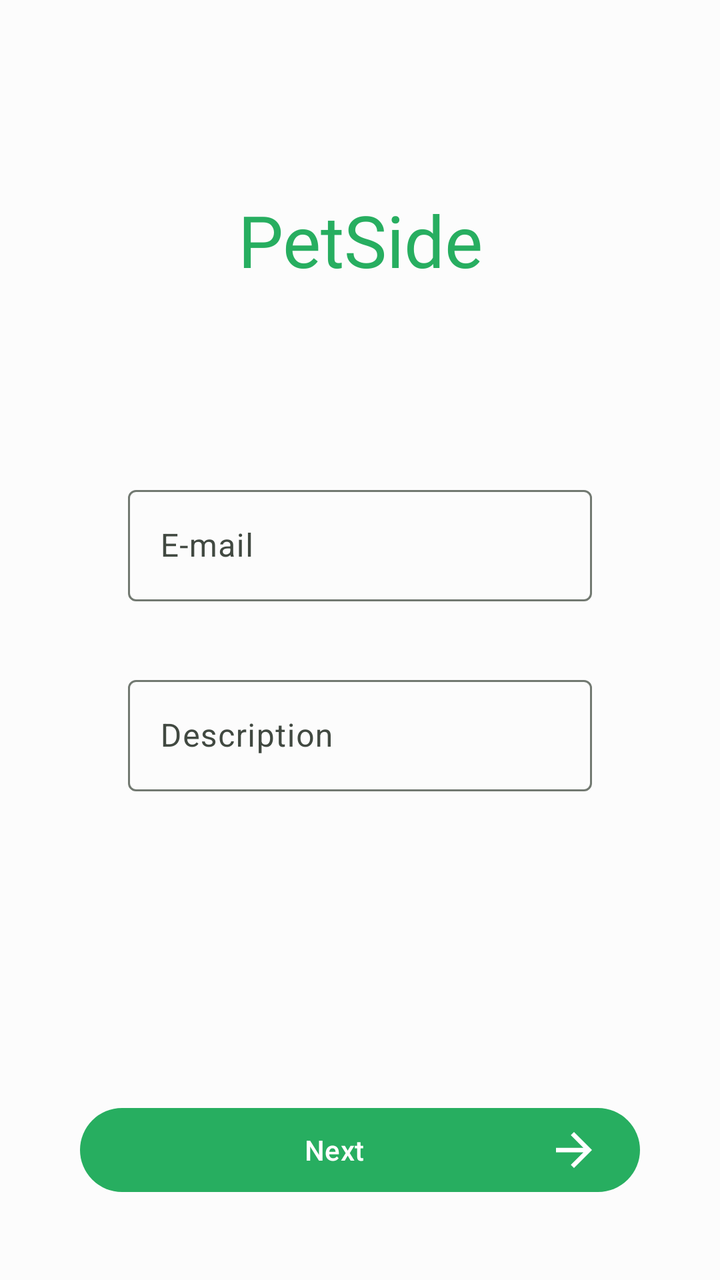
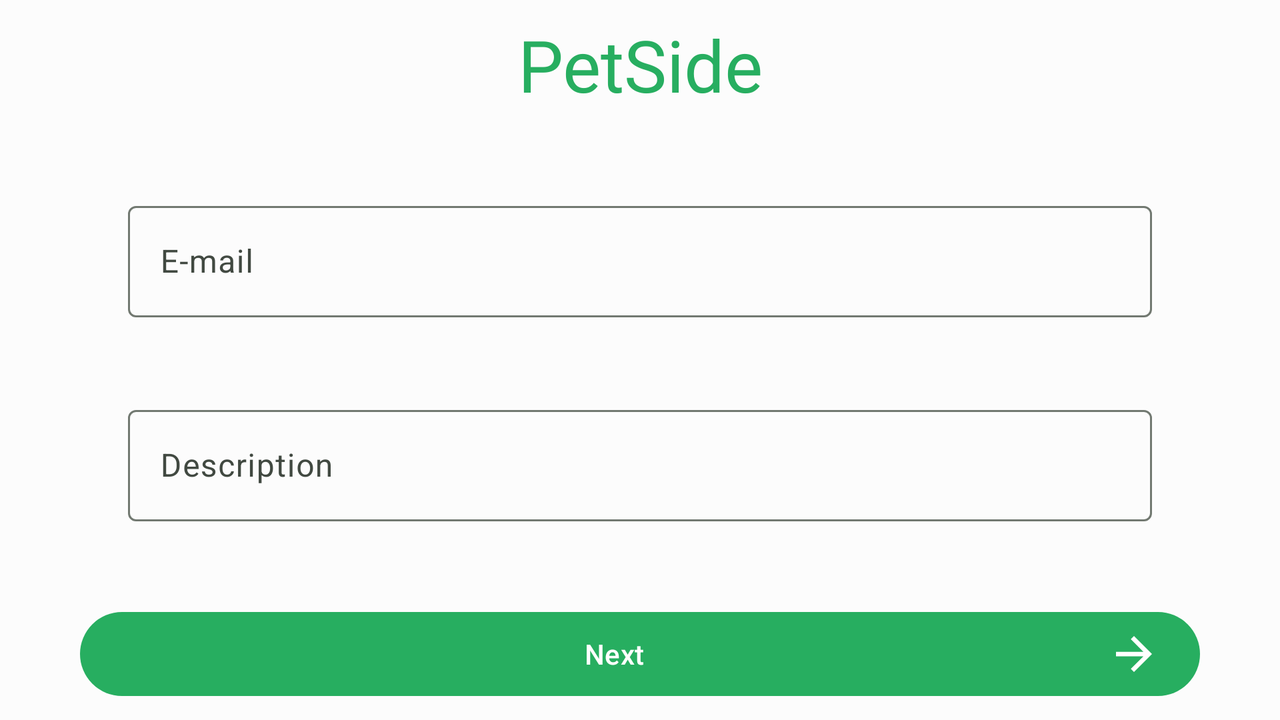

Compare how this app lays out the same screen by default and in its alternative resource folder. The renders come first, then the two layout files and the values they reference.
<!-- AndroidManifest.xml: application theme Theme.FragmentVM -->
<!-- res/layout/login_fragment.xml -->
<?xml version="1.0" encoding="utf-8"?>
<androidx.constraintlayout.widget.ConstraintLayout xmlns:android="http://schemas.android.com/apk/res/android"
    xmlns:app="http://schemas.android.com/apk/res-auto"
    xmlns:tools="http://schemas.android.com/tools"
    android:layout_width="match_parent"
    android:layout_height="match_parent"
    tools:context=".screen.login.LoginFragment">

    <include
        android:id="@+id/include"
        layout="@layout/header"
        android:layout_width="0dp"
        android:layout_height="wrap_content"
        app:layout_constraintBottom_toTopOf="@id/tilEmail"
        app:layout_constraintEnd_toEndOf="parent"
        app:layout_constraintStart_toStartOf="parent"
        app:layout_constraintTop_toTopOf="parent" />

    <com.google.android.material.textfield.TextInputLayout
        android:id="@+id/tilEmail"
        android:layout_width="0dp"
        android:layout_height="wrap_content"
        android:layout_marginStart="64dp"
        android:layout_marginTop="85dp"
        android:layout_marginEnd="64dp"
        android:hint="@string/email"
        app:layout_constraintBottom_toTopOf="@id/tilDescription"
        app:layout_constraintEnd_toEndOf="parent"
        app:layout_constraintHorizontal_bias="0.5"
        app:layout_constraintStart_toStartOf="parent"
        app:layout_constraintTop_toTopOf="parent"
        app:layout_constraintVertical_chainStyle="packed">

        <com.google.android.material.textfield.TextInputEditText
            android:id="@+id/edtEmail"
            android:layout_width="match_parent"
            android:layout_height="wrap_content"
            android:inputType="textEmailAddress" />
    </com.google.android.material.textfield.TextInputLayout>

    <com.google.android.material.textfield.TextInputLayout
        android:id="@+id/tilDescription"
        android:layout_width="0dp"
        android:layout_height="wrap_content"
        android:layout_marginStart="64dp"
        android:layout_marginTop="34dp"
        android:layout_marginEnd="64dp"
        android:hint="@string/description"
        app:layout_constraintBottom_toTopOf="@id/btnLogin"
        app:layout_constraintEnd_toEndOf="parent"
        app:layout_constraintHorizontal_bias="0.5"
        app:layout_constraintStart_toStartOf="parent"
        app:layout_constraintTop_toBottomOf="@id/tilEmail">

        <com.google.android.material.textfield.TextInputEditText
            android:id="@+id/edtDescription"
            android:layout_width="match_parent"
            android:layout_height="wrap_content"
            android:inputType="text" />
    </com.google.android.material.textfield.TextInputLayout>

    <Button
        android:id="@+id/btnLogin"
        android:layout_width="0dp"
        android:layout_height="50dp"
        android:layout_marginStart="40dp"
        android:layout_marginEnd="40dp"
        android:layout_marginBottom="40dp"
        android:text="@string/btnNext"
        app:icon="@drawable/ic_arrow"
        app:iconGravity="end"
        app:layout_constraintBottom_toBottomOf="parent"
        app:layout_constraintEnd_toEndOf="parent"
        app:layout_constraintStart_toStartOf="parent" />
</androidx.constraintlayout.widget.ConstraintLayout>
<!-- res/layout/header.xml (included above) -->
<?xml version="1.0" encoding="utf-8"?>
<androidx.constraintlayout.widget.ConstraintLayout xmlns:android="http://schemas.android.com/apk/res/android"
    xmlns:app="http://schemas.android.com/apk/res-auto"
    android:layout_width="match_parent"
    android:layout_height="wrap_content">

    <TextView
        android:id="@+id/textView"
        android:layout_width="0dp"
        android:layout_height="wrap_content"
        android:fontFamily="@font/inter400"
        android:gravity="center|top"
        android:text="@string/app_name"
        android:textColor="@color/md_theme_light_primary"
        android:textSize="36sp"
        app:layout_constraintEnd_toEndOf="parent"
        app:layout_constraintStart_toStartOf="parent"
        app:layout_constraintTop_toTopOf="parent" />
</androidx.constraintlayout.widget.ConstraintLayout>
<!-- resources referenced by this layout -->
<resources>
  <color name="md_theme_light_primary">#27AE60</color>
  <!-- drawable ic_arrow (drawable) -->
  <vector xmlns:android="http://schemas.android.com/apk/res/android"
      android:width="16dp"
      android:height="16dp"
      android:viewportWidth="16"
      android:viewportHeight="16">
      <path
          android:fillColor="#ffffff"
          android:pathData="M0,7H12.17L6.58,1.41L8,0L16,8L8,16L6.59,14.59L12.17,9H0V7Z" />
  </vector>
  <string name="app_name">PetSide</string>
  <string name="btnNext">Next</string>
  <string name="description">Description</string>
  <string name="email">E-mail</string>
  <color name="md_theme_light_onPrimary">#FFFFFF</color>
  <color name="md_theme_light_primaryContainer">#7EFBA4</color>
  <color name="md_theme_light_onPrimaryContainer">#00210B</color>
  <color name="md_theme_light_secondary">#006E02</color>
  <color name="md_theme_light_onSecondary">#FFFFFF</color>
  <color name="md_theme_light_secondaryContainer">#75FF6A</color>
  <color name="md_theme_light_onSecondaryContainer">#002200</color>
  <color name="md_theme_light_tertiary">#3A656F</color>
  <color name="md_theme_light_onTertiary">#FFFFFF</color>
  <color name="md_theme_light_tertiaryContainer">#BEEAF5</color>
  <color name="md_theme_light_onTertiaryContainer">#001F25</color>
  <color name="md_theme_light_error">#BA1B1B</color>
  <color name="md_theme_light_errorContainer">#FFDAD4</color>
  <color name="md_theme_light_onError">#FFFFFF</color>
  <color name="md_theme_light_onErrorContainer">#410001</color>
  <color name="md_theme_light_background">#FCFCFC</color>
  <color name="md_theme_light_onBackground">#201A1A</color>
  <color name="md_theme_light_surface">#FCFCFC</color>
  <color name="md_theme_light_onSurface">#201A1A</color>
  <color name="md_theme_light_surfaceVariant">#DDE4DA</color>
  <color name="md_theme_light_onSurfaceVariant">#414941</color>
  <color name="md_theme_light_outline">#727971</color>
  <color name="md_theme_light_inverseOnSurface">#FBEEED</color>
  <color name="md_theme_light_inverseSurface">#362F2F</color>
  <color name="md_theme_light_primaryInverse">#61DE8A</color>
  <style name="Widget.App.CircularProgressIndicator" parent="Widget.Material3.CircularProgressIndicator">
          <item name="materialThemeOverlay">@style/ThemeOverlay.App.CircularProgressIndicator</item>
      </style>
  <color name="navbarColor">#219653</color>
  <style name="ThemeOverlay.App.CircularProgressIndicator" parent="">
          <item name="colorPrimary">@color/progress_indicator</item>
      </style>
  <color name="progress_indicator">#03DAC5</color>
  <!-- some entries are left out for length -->
</resources>
<!-- res/layout-land/login_fragment.xml (the repository's variant of the layout above) -->
<!-- drawn on the phone turned sideways -->
<?xml version="1.0" encoding="utf-8"?>
<androidx.constraintlayout.widget.ConstraintLayout xmlns:android="http://schemas.android.com/apk/res/android"
    xmlns:app="http://schemas.android.com/apk/res-auto"
    xmlns:tools="http://schemas.android.com/tools"
    android:layout_width="match_parent"
    android:layout_height="match_parent"
    tools:context=".ui.fragments.LoginFragment">

    <include
        android:id="@+id/include"
        layout="@layout/header"
        android:layout_width="0dp"
        android:layout_height="wrap_content"
        android:layout_marginTop="8dp"
        app:layout_constraintEnd_toEndOf="parent"
        app:layout_constraintStart_toStartOf="parent"
        app:layout_constraintTop_toTopOf="parent" />

    <com.google.android.material.textfield.TextInputLayout
        android:id="@+id/tilEmail"
        android:layout_width="0dp"
        android:layout_height="wrap_content"
        android:layout_marginStart="64dp"
        android:layout_marginEnd="64dp"
        android:hint="@string/email"
        app:layout_constraintBottom_toTopOf="@id/tilDescription"
        app:layout_constraintEnd_toEndOf="parent"
        app:layout_constraintStart_toStartOf="parent"
        app:layout_constraintTop_toBottomOf="@id/include">

        <com.google.android.material.textfield.TextInputEditText
            android:id="@+id/edtEmail"
            android:layout_width="match_parent"
            android:layout_height="wrap_content"
            android:inputType="textEmailAddress" />
    </com.google.android.material.textfield.TextInputLayout>

    <com.google.android.material.textfield.TextInputLayout
        android:id="@+id/tilDescription"
        android:layout_width="0dp"
        android:layout_height="wrap_content"
        android:layout_marginStart="64dp"
        android:layout_marginEnd="64dp"
        android:hint="@string/description"
        app:layout_constraintBottom_toTopOf="@id/btnLogin"
        app:layout_constraintEnd_toEndOf="parent"
        app:layout_constraintStart_toStartOf="parent"
        app:layout_constraintTop_toBottomOf="@id/tilEmail">

        <com.google.android.material.textfield.TextInputEditText
            android:id="@+id/edtDescription"
            android:layout_width="match_parent"
            android:layout_height="wrap_content"
            android:inputType="text" />
    </com.google.android.material.textfield.TextInputLayout>

    <Button
        android:id="@+id/btnLogin"
        android:layout_width="0dp"
        android:layout_height="50dp"
        android:layout_marginStart="40dp"
        android:layout_marginEnd="40dp"
        android:layout_marginBottom="8dp"
        android:text="@string/btnNext"
        app:icon="@drawable/ic_arrow"
        app:iconGravity="end"
        app:layout_constraintBottom_toBottomOf="parent"
        app:layout_constraintEnd_toEndOf="parent"
        app:layout_constraintStart_toStartOf="parent" />

</androidx.constraintlayout.widget.ConstraintLayout>
